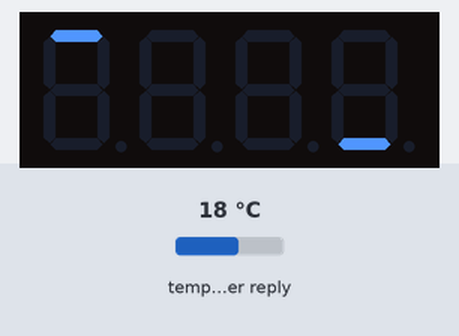
A sketch run on a simulated ESP32. Shown: 4-digit seven-segment display. Inputs (shaded band) come from the test bench; at power-on: temperature in the weather reply 18 °C. WiFi joins after 1.5 s; servers stay silent unless stated; web services answer with replies made up by the test bench; what the sketch prints to the serial monitor is not drawn.

Above: at 0.6 s.
At 1.1 s:
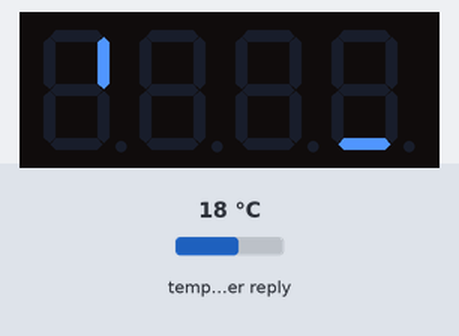
At 1.6 s:
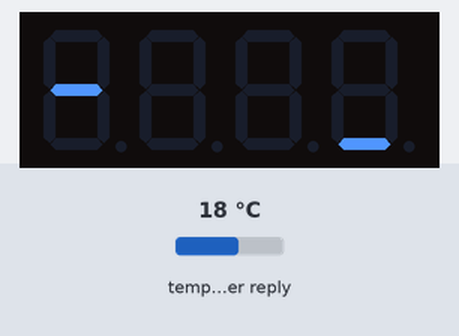
At 3.5 s:
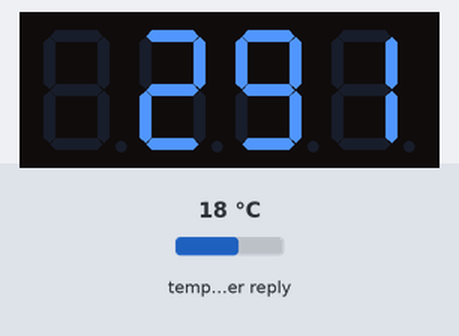

Measured:
- what the display in image 0 shows lasts 0.5 s, from 0.6 s to 1.1 s
- what the display in image 2 shows lasts 1.8 s, from 1.6 s to 3.4 s

The sketch:

WiFiClient.ino
```cpp
// (licence header left out)
#include <math.h>
#include <WiFi.h>
#include <ArduinoJson.h>
#include <TM1637Display.h>
#include "settings.h"

#define LED_ONBOARD 2

#define CLK 19
#define DIO 18

TM1637Display display(CLK, DIO);

void setup_wifi()
{
  Serial.print("Connecting to ");
  Serial.println(settings_ssid);

  WiFi.begin(settings_ssid, settings_password);

  while (WiFi.status() != WL_CONNECTED) {
    delay(500);
    Serial.print(".");
    display_error_sign();
  }

  Serial.println("");
  Serial.println("WiFi connected");
  Serial.println("IP address: ");
  Serial.println(WiFi.localIP());
}

void setup()
{
  Serial.begin(9600);
  delay(10);

  Serial.println("Setup");

  display.setBrightness(0x01);
  display.clear();
  // Show an "underscore" at the right most digit
  uint8_t segments[] = { 0b00001000 };
  display.setSegments(segments, 1, 3);

  setup_wifi();
}

int error_shown = 0;

void display_int(int i)
{
  error_shown = 0;
  display.clear();
  display.showNumberDec(i);
}

// This will display a "rotating" error sign
void display_error_sign()
{
  uint8_t segments[] = { 0 };
  int mod = error_shown % 4;
  if (mod == 0) {
    segments[0] = 0b00000001;
  } else if (mod == 1) {
    segments[0] = 0b00000010;
  } else if (mod == 2) {
    segments[0] = 0b01000000;
  } else {
    segments[0] = 0b00100000;
  }
  display.setSegments(segments, 1, 0);
  error_shown++;
}

// Returns true if all went well
bool get_weather_data(float *temp)
{
  const char* host = "api.openweathermap.org";

  // Use WiFiClient class to create TCP connections
  WiFiClient client;
  const int httpPort = 80;
  if (!client.connect(host, httpPort)) {
    Serial.println("connection failed");
    return false;
  }

  // We now create a URI for the request
  // Here one can see the info for Haninge: https://openweathermap.org/city/2707953
  String url = "/data/2.5/weather?q=" + city + "&units=metric&appid=" + settings_api_key;

  Serial.print("Requesting URL: ");
  Serial.println(url);

  // This will send the request to the server
  client.print(String("GET ") + url + " HTTP/1.1\r\n" +
               "Host: " + host + "\r\n" +
               "Connection: close\r\n\r\n");

  unsigned long timeout = millis();
  while (client.available() == 0) {
    if (millis() - timeout > 5000) {
      Serial.println(">>> Client Timeout !");
      client.stop();
      return false;
    }
  }

  // Read all the lines of the reply from server and print them to Serial
  String json;
  while (client.available()) {
    String line = client.readStringUntil('\r');
    line.trim();
    if (line.startsWith("{")) {
      json = line;
    }
  }
  Serial.println("--- JSON ---");
  Serial.println(json);
  Serial.println("---------------");

  const size_t capacity = JSON_OBJECT_SIZE(2) + JSON_OBJECT_SIZE(3) + JSON_OBJECT_SIZE(8) + JSON_OBJECT_SIZE(23) + 520;
  DynamicJsonDocument doc(capacity);
  deserializeJson(doc, json);
  JsonObject current = doc["main"];
  float current_temp_c = current["temp"];
  *temp = current_temp_c;

  return true;
}

void loop()
{
  float temp_c;
  bool success = get_weather_data(&temp_c);
  if (!success) {
    Serial.println("Failed getting weather data");
    display_error_sign();
    // Sleep 5 seconds, then try again
    delay(5000);
    // It seems like if there is an error, just trying again isn't enough
    // We probably need to reset the wifi
    setup_wifi();
    return ;
  }

  Serial.print("Temp (C): ");
  Serial.println(temp_c);
  int temp_c_rounded = round(temp_c);
  display_int(temp_c_rounded);


  // Wait 5 minutes
  delay(300000);
}
```

settings_default.h
```cpp
const char* settings_ssid     = "Your SSID here for your router";
const char* settings_password = "Your password here for your router";
String settings_api_key = "Your api key from weatherapi.com";
String city = "Your city, e.g. Stockholm";
```
